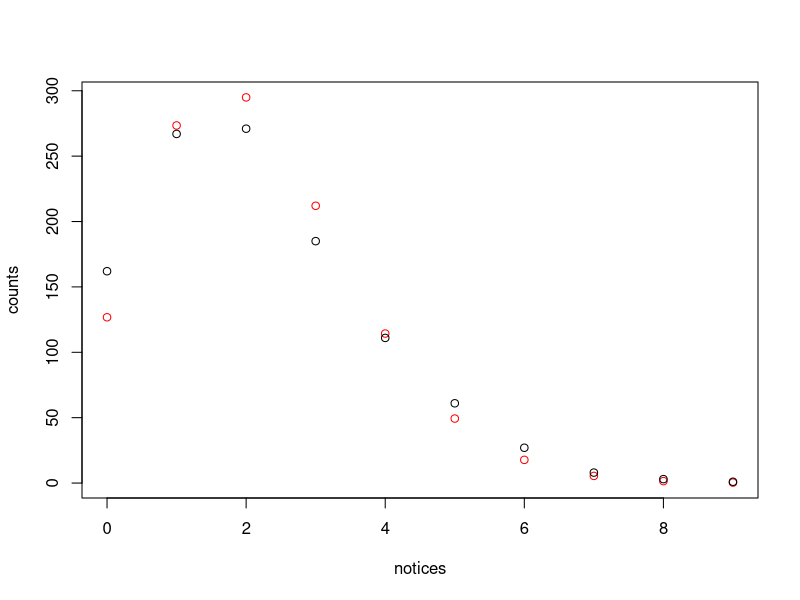
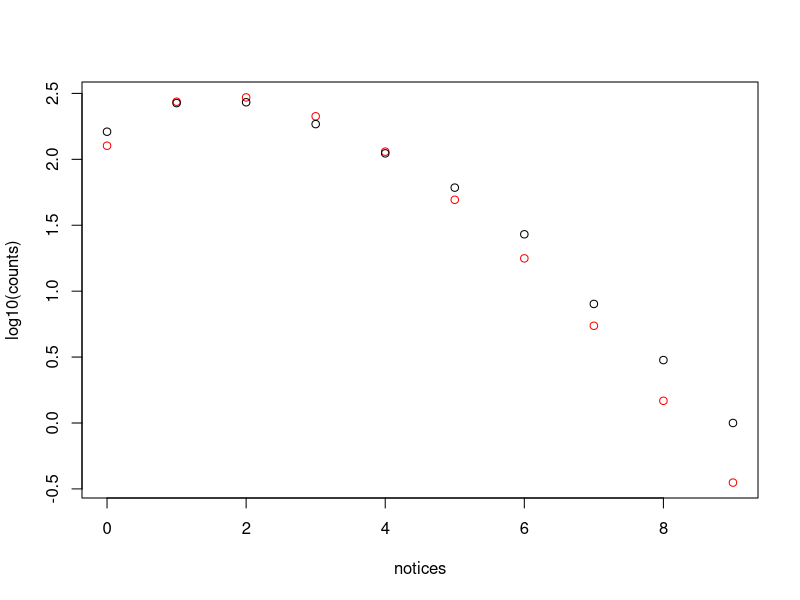
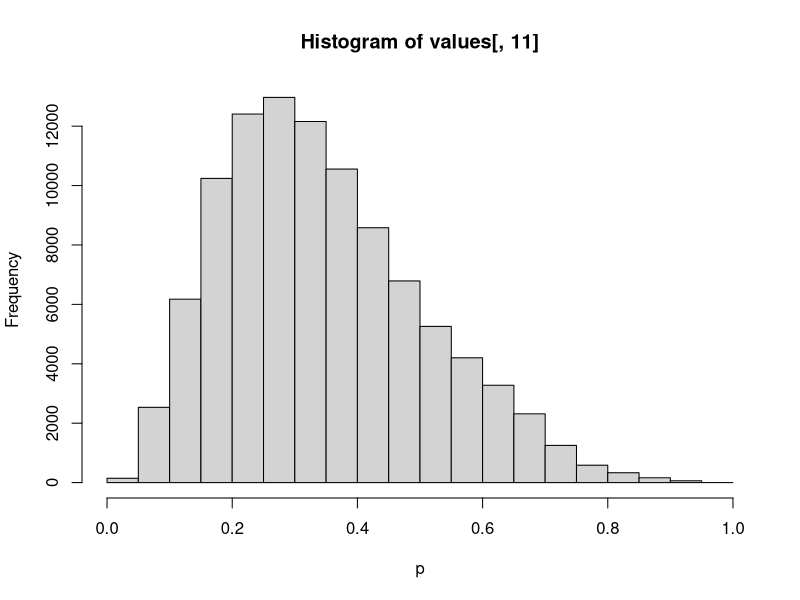
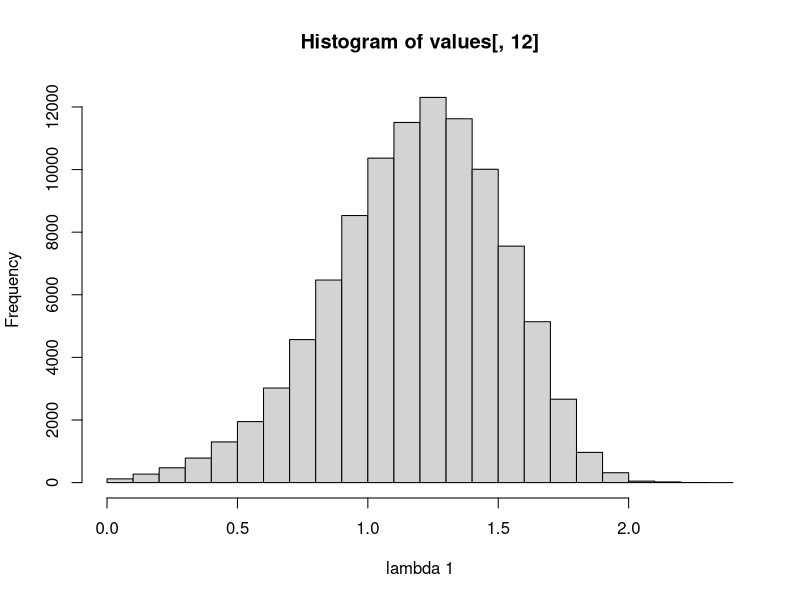
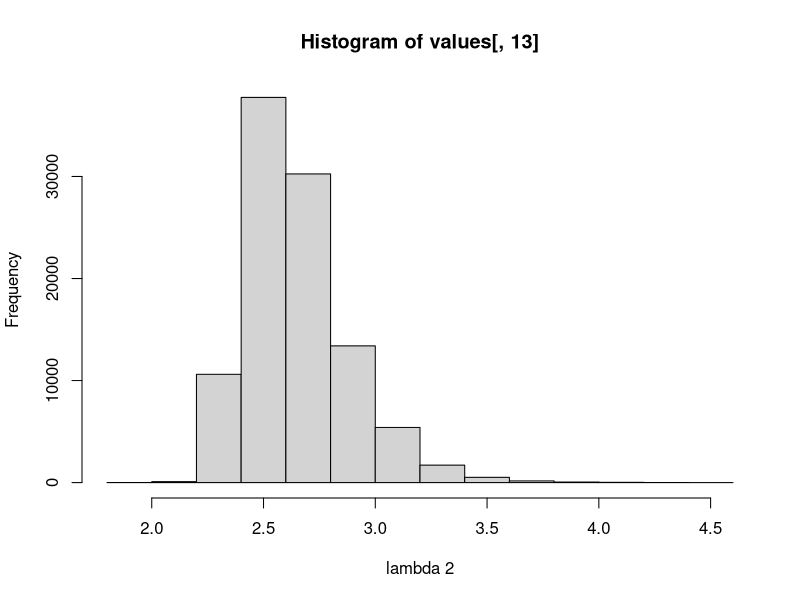
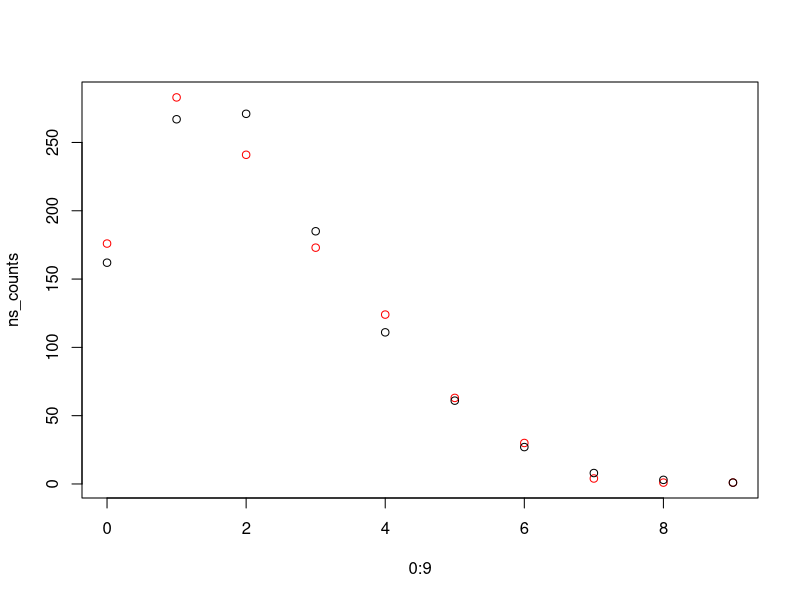
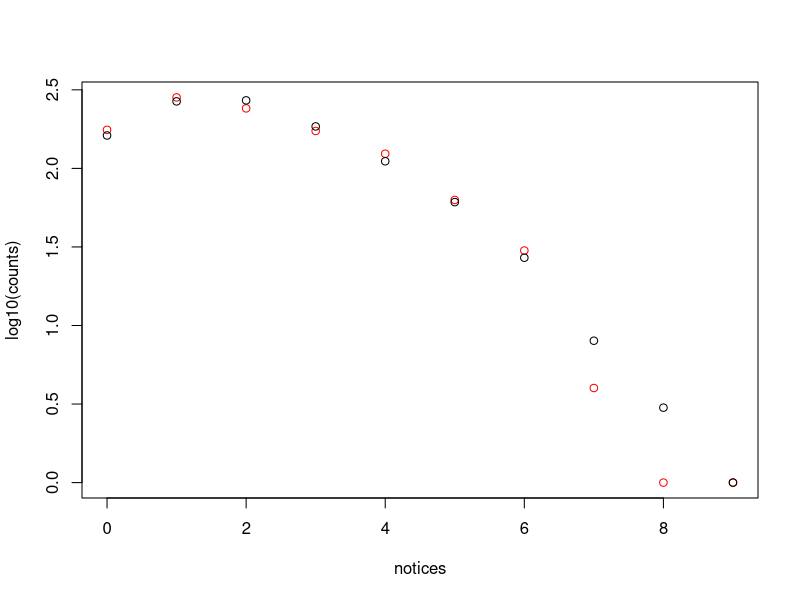

Here is the R script that generated these plots, in order:
death.notices = seq(0,9)
death.count = c(162, 267, 271,185, 111, 61, 27, 8, 3, 1)
death.total_counts = sum(death.count)

lambda = sum(death.count * death.notices) / sum(death.count)

death.expected = sum(death.count)*dpois(death.notices, lambda)

plot(death.notices, death.expected, col='red', ylab = 'counts', xlab='notices')
points(death.notices, death.count)


plot(death.notices, log10(death.expected), col='red', ylab = 'log10(counts)', xlab='notices')
points(death.notices, log10(death.count))


## sample from dist with gibbs sampling


p = 0.5 # initial guess
y = c(162,267,271,185,111,61,27,8,3,1)
z=round(p*y)
lambda1 = 2.15
lambda2 = 2.15
N = 100000
values = t(matrix(rep(c(z,p,lambda1, lambda2),N),c(13,N)))

for (i in 2:N){
  #propose new p
  p = rbeta(1, 1+sum(z), 1+sum(y-z))
  #propose new lambda1
  j=0:9
  lambda1 = rgamma(1, 1+sum(j*z), 1+sum(z))
  #prop new lambda2
  lambda2 = rgamma(1, 1+sum(j*(y-z)), 1+sum(y-z))
  #prop new z0,z1,...,z9
  q1 = lambda1^j*exp(-lambda1)*p
  q2 = lambda2^j*exp(-lambda2)*(1-p)
  q = q1/(q1+q2)
  z = rbinom(10,y,q)
  
  values[i,1:10] = z
  values[i,11] = p
  values[i,12] = lambda1
  values[i,13] = lambda2
}
p_mean = mean(values[,11])
lambda1_mean = mean(values[,12])
lambda2_mean = mean(values[,13])

hist(values[,11],xlab = 'p')
hist(values[,12],xlab = 'lambda 1')
hist(values[,13],xlab = 'lambda 2')


# 2.g
nbr_from_l1_dist = rbinom(1, sum(y), p_mean)
nbr_from_l2_dist = sum(y)-nbr_from_l1_dist
sample_1 = rpois(nbr_from_l1_dist, lambda1_mean)
sample_2 = rpois(nbr_from_l2_dist, lambda2_mean)
total_new_sample = c(sample_1, sample_2)
ns_counts = as.vector(table(total_new_sample))
plot(0:9, ns_counts, col='red')
points(0:9, y)

plot(0:9, log10(ns_counts), col='red', ylab = 'log10(counts)', xlab='notices')
points(0:9, log10(y))
